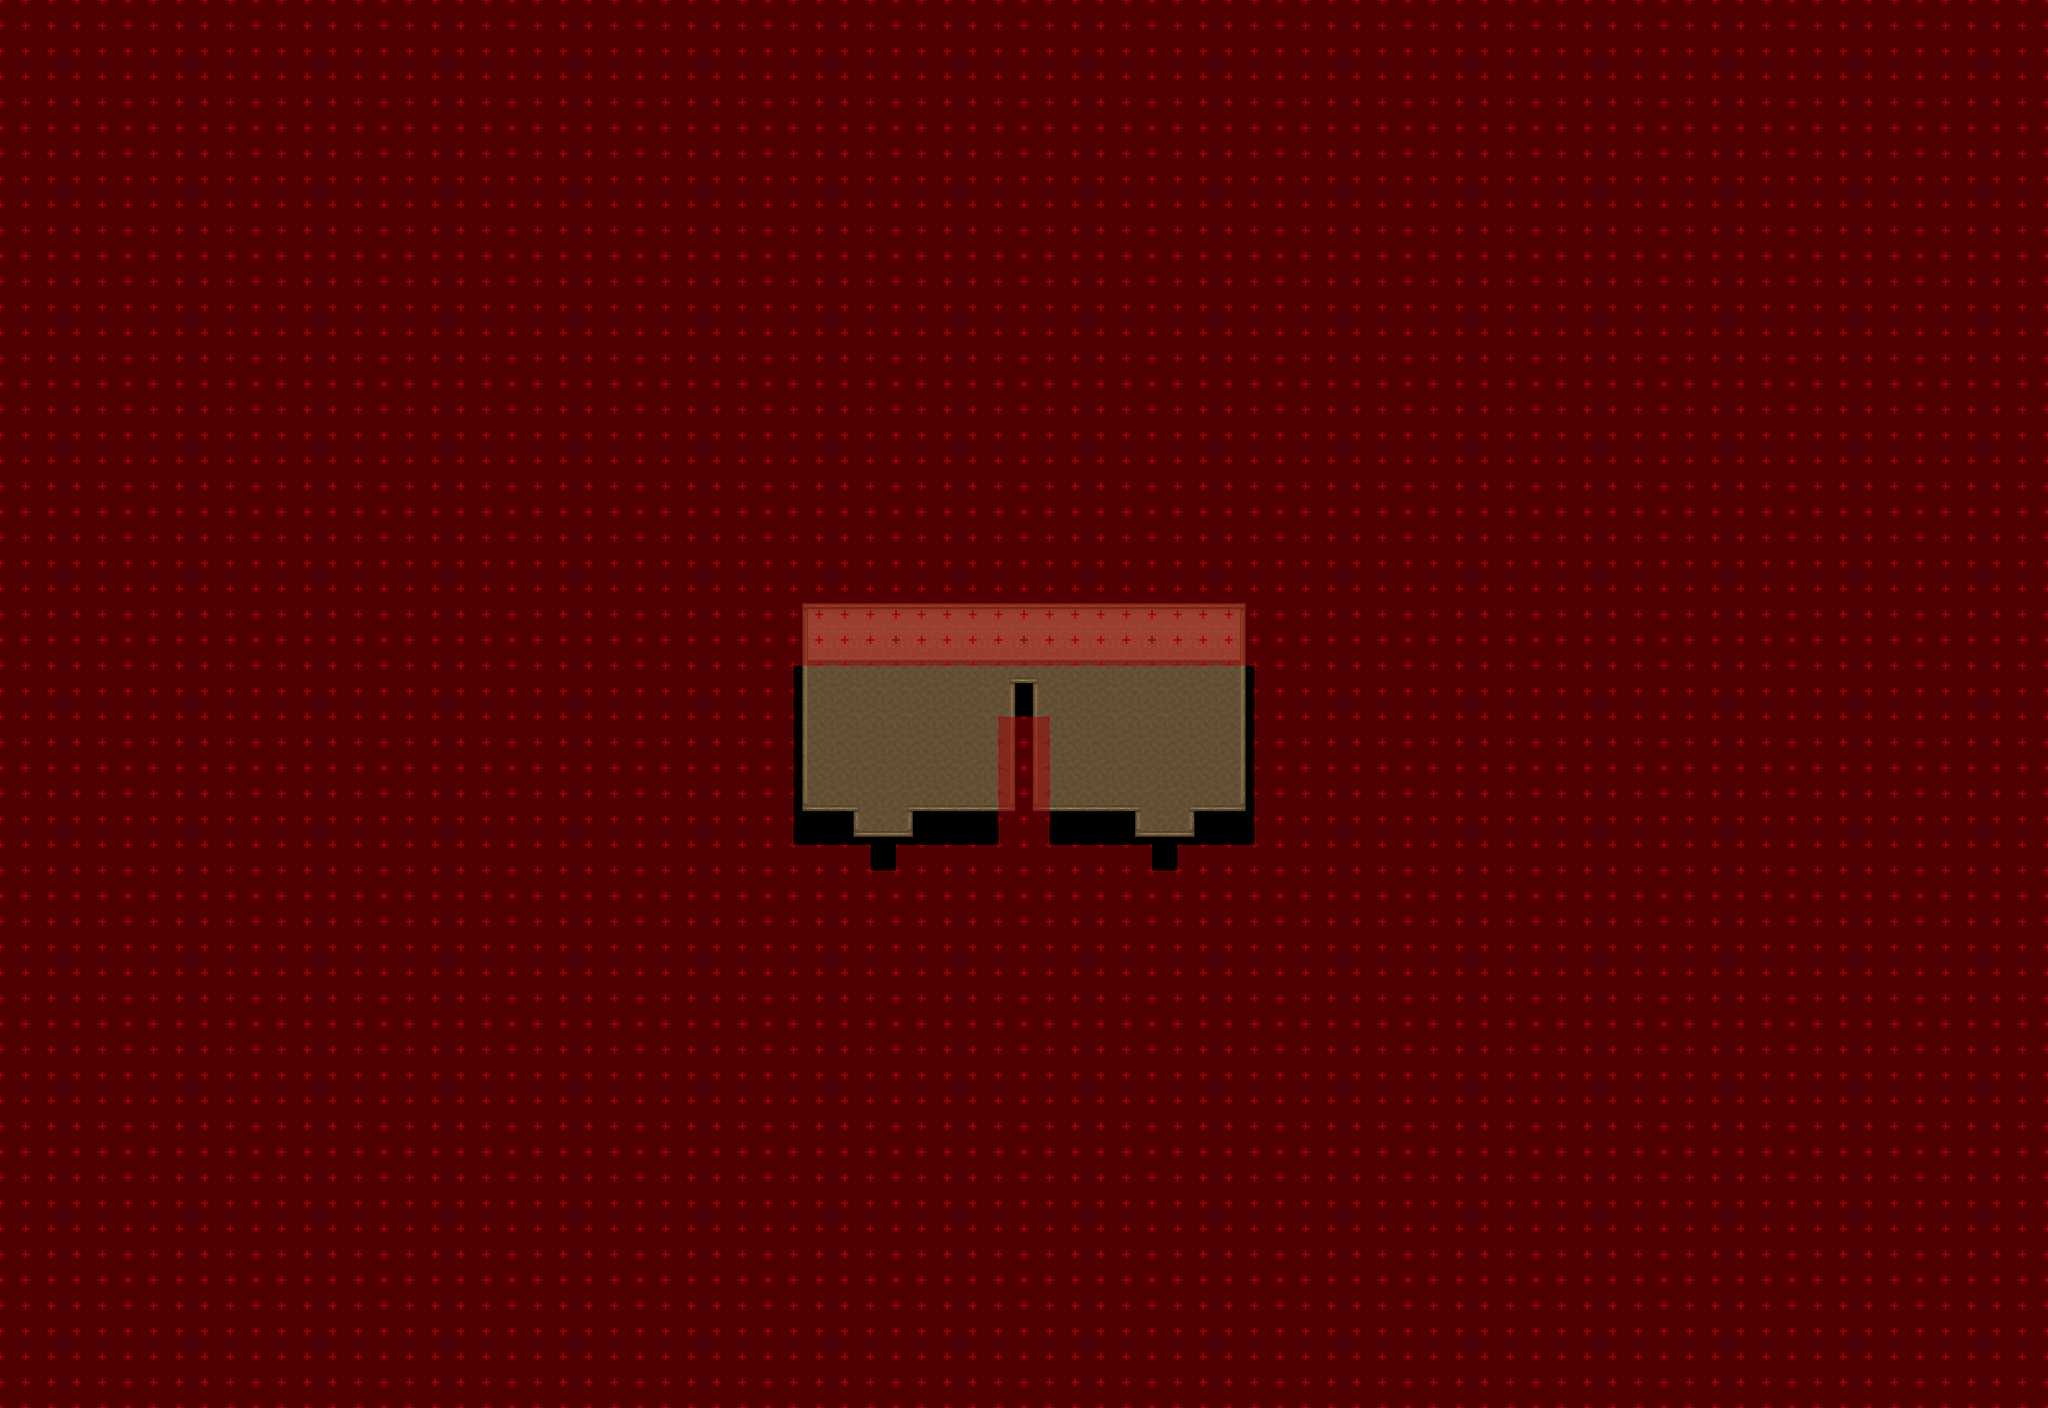

The image is a tile-based game level rendered from a .tmx file. Its description and source (layers, tilesets, objects; grid data summarised) follow:
An orthogonal 80x55 tile map with 32x32 px tiles, 9 tile layers (Ground, Ground 2, Ground 3, Fringe, ...), 11 tilesets and 2 objects (2x warp).

<map version="1.4" tiledversion="1.4.1" orientation="orthogonal" renderorder="right-down" compressionlevel="0" width="80" height="55" tilewidth="32" tileheight="32" infinite="0" nextlayerid="11" nextobjectid="21">
 <properties>
  <property name="license" value="CC BY-SA 3.0" />
  <property name="manaplus version" value="2" />
  <property name="minimap" value="graphics/minimaps/020-2-10.png" />
  <property name="music" value="faith.ogg" />
  <property name="name" value="Tailor" />
 </properties>
 <tileset firstgid="1" name="Collision" tilewidth="32" tileheight="32" tilecount="9" columns="3">
  <image source="../graphics/tilesets/collision.png" width="96" height="96" />
 </tileset>
 <tileset firstgid="10" name="desert-ground" tilewidth="32" tileheight="32" tilecount="256" columns="16">
  <image source="../graphics/tilesets/desert-ground.png" width="512" height="512" />
 </tileset>
 <tileset firstgid="266" name="desert-accessory" tilewidth="32" tileheight="32" tilecount="128" columns="16">
  <image source="../graphics/tilesets/desert-accessory.png" width="512" height="256" />
 </tileset>
 <tileset firstgid="394" name="desert-hut-indoor" tilewidth="32" tileheight="32" tilecount="160" columns="16">
  <image source="../graphics/tilesets/desert-hut-indoor.png" width="512" height="320" />
 </tileset>
 <tileset firstgid="554" name="desert-hut-indoor-accessory-x1x2" tilewidth="32" tileheight="64" tilecount="32" columns="8">
  <image source="../graphics/tilesets/desert-hut-indoor-accessory-x1x2.png" width="256" height="256" />
 </tileset>
 <tileset firstgid="586" name="desert-hut-indoor-accessory-x1x3" tilewidth="32" tileheight="96" tilecount="27" columns="9">
  <image source="../graphics/tilesets/desert-hut-indoor-accessory-x1x3.png" width="288" height="288" />
 </tileset>
 <tileset firstgid="613" name="desert-hut-indoor-accessory" tilewidth="32" tileheight="32" tilecount="64" columns="8">
  <image source="../graphics/tilesets/desert-hut-indoor-accessory.png" width="256" height="256" />
 </tileset>
 <tileset firstgid="677" name="hurns-indoor-accessory" tilewidth="32" tileheight="32" tilecount="128" columns="8">
  <image source="../graphics/tilesets/hurns-indoor-accessory.png" width="256" height="512" />
 </tileset>
 <tileset firstgid="805" name="sunlight-x4x4" tilewidth="128" tileheight="128" tilecount="4" columns="4">
  <image source="../graphics/tilesets/sunlight-x4x4.png" width="512" height="128" />
  <tile id="0">
   <animation>
    <frame tileid="0" duration="5000" />
    <frame tileid="1" duration="200" />
    <frame tileid="2" duration="200" />
    <frame tileid="3" duration="500" />
    <frame tileid="2" duration="200" />
    <frame tileid="1" duration="200" />
   </animation>
  </tile>
  <tile id="1">
   <animation>
    <frame tileid="1" duration="100" />
    <frame tileid="0" duration="5000" />
    <frame tileid="1" duration="200" />
    <frame tileid="2" duration="200" />
    <frame tileid="3" duration="500" />
    <frame tileid="2" duration="200" />
    <frame tileid="1" duration="100" />
   </animation>
  </tile>
  <tile id="2">
   <animation>
    <frame tileid="1" duration="200" />
    <frame tileid="0" duration="5000" />
    <frame tileid="1" duration="200" />
    <frame tileid="2" duration="200" />
    <frame tileid="3" duration="500" />
    <frame tileid="2" duration="200" />
   </animation>
  </tile>
 </tileset>
 <tileset firstgid="809" name="level-number" tilewidth="32" tileheight="32" tilecount="16" columns="16">
  <image source="../graphics/tilesets/level-number.png" width="512" height="32" />
 </tileset>
 <tileset firstgid="825" name="desert-castle-indoor" tilewidth="32" tileheight="32" tilecount="512" columns="16">
  <image source="../graphics/tilesets/desert-castle-indoor.png" width="512" height="1024" />
 </tileset>
 <layer id="1" name="Ground" width="80" height="55">
  <data>[4400 cells, 4400 non-empty, 3 distinct tile ids]</data>
 </layer>
 <layer id="2" name="Ground 2" width="80" height="55">
  <data>[4400 cells, 36 non-empty, 2 distinct tile ids]</data>
 </layer>
 <layer id="3" name="Ground 3" width="80" height="55">
  <data>[4400 cells, 0 non-empty, 0 distinct tile ids]</data>
 </layer>
 <layer id="4" name="Fringe" width="80" height="55">
  <data>[4400 cells, 0 non-empty, 0 distinct tile ids]</data>
 </layer>
 <layer id="5" name="Over" width="80" height="55">
  <data>[4400 cells, 120 non-empty, 10 distinct tile ids]</data>
 </layer>
 <layer id="6" name="Over 2" width="80" height="55">
  <data>[4400 cells, 0 non-empty, 0 distinct tile ids]</data>
 </layer>
 <layer id="7" name="Over 3" width="80" height="55">
  <data>[4400 cells, 0 non-empty, 0 distinct tile ids]</data>
 </layer>
 <layer id="8" name="Collision" width="80" height="55">
  <data>[4400 cells, 4282 non-empty, 1 distinct tile ids]</data>
 </layer>
 <layer id="9" name="Heights" width="80" height="55">
  <data>[4400 cells, 0 non-empty, 0 distinct tile ids]</data>
 </layer>
 <objectgroup id="10" name="Object">
  <object id="14" name="To Tulimshar" type="warp" x="1440" y="1056" width="32" height="32">
   <properties>
    <property name="dest_map" value="020-1" />
    <property name="dest_x" value="264" />
    <property name="dest_y" value="153" />
   </properties>
  </object>
  <object id="20" name="To Tulimshar" type="warp" x="1088" y="1056" width="32" height="32">
   <properties>
    <property name="dest_map" value="020-1" />
    <property name="dest_x" value="259" />
    <property name="dest_y" value="153" />
   </properties>
  </object>
 </objectgroup>
</map>
